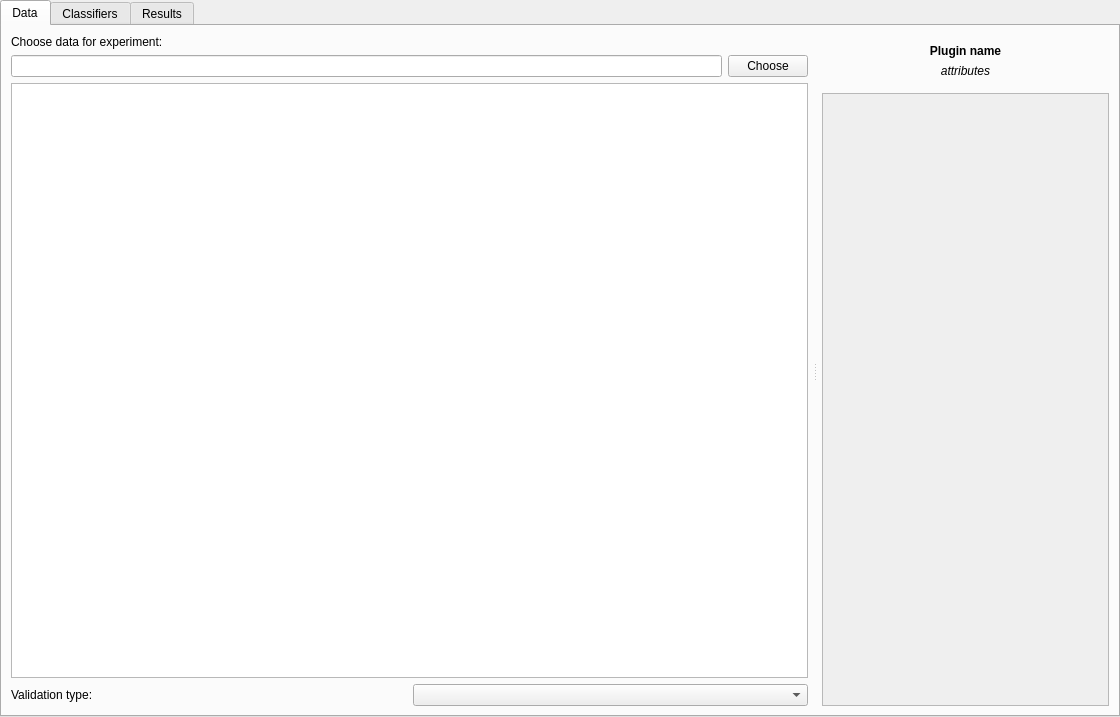
<?xml version="1.0" encoding="UTF-8"?>
<ui version="4.0">
 <class>Form</class>
 <widget class="QWidget" name="Form">
  <property name="geometry">
   <rect>
    <x>0</x>
    <y>0</y>
    <width>1120</width>
    <height>717</height>
   </rect>
  </property>
  <property name="windowTitle">
   <string>Form</string>
  </property>
  <property name="locale">
   <locale language="English" country="UnitedStates"/>
  </property>
  <layout class="QGridLayout" name="gridLayout">
   <property name="leftMargin">
    <number>0</number>
   </property>
   <property name="topMargin">
    <number>0</number>
   </property>
   <property name="rightMargin">
    <number>0</number>
   </property>
   <property name="bottomMargin">
    <number>0</number>
   </property>
   <item row="0" column="0">
    <widget class="QTabWidget" name="tabWidget">
     <property name="locale">
      <locale language="English" country="UnitedStates"/>
     </property>
     <property name="currentIndex">
      <number>0</number>
     </property>
     <widget class="QWidget" name="tabData">
      <attribute name="title">
       <string>Data</string>
      </attribute>
      <layout class="QGridLayout" name="gridLayout_2">
       <item row="0" column="0">
        <widget class="QSplitter" name="splitter">
         <property name="orientation">
          <enum>Qt::Horizontal</enum>
         </property>
         <property name="opaqueResize">
          <bool>true</bool>
         </property>
         <widget class="QWidget" name="verticalLayoutWidget">
          <layout class="QVBoxLayout" name="verticalLayout" stretch="0,0,0,0">
           <property name="rightMargin">
            <number>5</number>
           </property>
           <item>
            <widget class="QLabel" name="label_2">
             <property name="text">
              <string>Choose data for experiment:</string>
             </property>
            </widget>
           </item>
           <item>
            <layout class="QHBoxLayout" name="horizontalLayout">
             <item>
              <widget class="QLineEdit" name="pathToData">
               <property name="readOnly">
                <bool>true</bool>
               </property>
              </widget>
             </item>
             <item>
              <widget class="QPushButton" name="buttonChooseData">
               <property name="styleSheet">
                <string notr="true"/>
               </property>
               <property name="text">
                <string>Choose</string>
               </property>
              </widget>
             </item>
            </layout>
           </item>
           <item>
            <widget class="QTableView" name="tableDataAttributes">
             <property name="styleSheet">
              <string notr="true"/>
             </property>
             <property name="editTriggers">
              <set>QAbstractItemView::AllEditTriggers</set>
             </property>
             <property name="selectionMode">
              <enum>QAbstractItemView::SingleSelection</enum>
             </property>
             <property name="selectionBehavior">
              <enum>QAbstractItemView::SelectRows</enum>
             </property>
             <property name="showGrid">
              <bool>false</bool>
             </property>
             <attribute name="horizontalHeaderCascadingSectionResizes">
              <bool>true</bool>
             </attribute>
             <attribute name="horizontalHeaderStretchLastSection">
              <bool>false</bool>
             </attribute>
             <attribute name="verticalHeaderVisible">
              <bool>false</bool>
             </attribute>
             <attribute name="verticalHeaderHighlightSections">
              <bool>false</bool>
             </attribute>
            </widget>
           </item>
           <item>
            <layout class="QHBoxLayout" name="horizontalLayout_2">
             <item>
              <widget class="QLabel" name="label_3">
               <property name="text">
                <string>Validation type:</string>
               </property>
              </widget>
             </item>
             <item>
              <widget class="QComboBox" name="comboBoxValidation"/>
             </item>
            </layout>
           </item>
          </layout>
         </widget>
         <widget class="QWidget" name="verticalLayoutWidget_2">
          <layout class="QVBoxLayout" name="verticalLayout_2" stretch="0,0">
           <property name="leftMargin">
            <number>5</number>
           </property>
           <item>
            <widget class="QWidget" name="dataPluginAttributesHeader" native="true">
             <layout class="QVBoxLayout" name="dataPropertiesHeader">
              <item>
               <widget class="QLabel" name="dataPluginNameShownAttributes">
                <property name="font">
                 <font>
                  <weight>75</weight>
                  <bold>true</bold>
                 </font>
                </property>
                <property name="text">
                 <string>Plugin name</string>
                </property>
                <property name="scaledContents">
                 <bool>false</bool>
                </property>
                <property name="alignment">
                 <set>Qt::AlignCenter</set>
                </property>
                <property name="wordWrap">
                 <bool>true</bool>
                </property>
               </widget>
              </item>
              <item>
               <widget class="QLabel" name="label">
                <property name="font">
                 <font>
                  <weight>50</weight>
                  <italic>true</italic>
                  <bold>false</bold>
                  <underline>false</underline>
                 </font>
                </property>
                <property name="text">
                 <string>attributes</string>
                </property>
                <property name="alignment">
                 <set>Qt::AlignCenter</set>
                </property>
               </widget>
              </item>
             </layout>
            </widget>
           </item>
           <item>
            <widget class="QScrollArea" name="scrollArea_2">
             <property name="font">
              <font>
               <italic>false</italic>
              </font>
             </property>
             <property name="styleSheet">
              <string notr="true">QScrollArea {background-color:transparent;}
QScrollArea &gt; QWidget &gt; QWidget { background: transparent; }
QScrollArea &gt; QWidget &gt; QScrollBar { background: palette(base); }</string>
             </property>
             <property name="widgetResizable">
              <bool>true</bool>
             </property>
             <widget class="QWidget" name="dataPluginAttributesWidget">
              <property name="geometry">
               <rect>
                <x>0</x>
                <y>0</y>
                <width>258</width>
                <height>608</height>
               </rect>
              </property>
              <layout class="QGridLayout" name="gridLayout_6">
               <property name="leftMargin">
                <number>0</number>
               </property>
               <property name="topMargin">
                <number>0</number>
               </property>
               <property name="rightMargin">
                <number>0</number>
               </property>
               <property name="bottomMargin">
                <number>0</number>
               </property>
               <item row="0" column="0">
                <layout class="QGridLayout" name="dataPluginAttributesContent"/>
               </item>
              </layout>
             </widget>
            </widget>
           </item>
          </layout>
         </widget>
        </widget>
       </item>
      </layout>
     </widget>
     <widget class="QWidget" name="tabClassifiers">
      <attribute name="title">
       <string>Classifiers</string>
      </attribute>
      <layout class="QGridLayout" name="gridLayout_3">
       <item row="0" column="0">
        <widget class="QSplitter" name="splitter_2">
         <property name="orientation">
          <enum>Qt::Horizontal</enum>
         </property>
         <widget class="QWidget" name="verticalLayoutWidget_3">
          <layout class="QVBoxLayout" name="verticalLayout_3">
           <property name="spacing">
            <number>0</number>
           </property>
           <property name="rightMargin">
            <number>5</number>
           </property>
           <item>
            <widget class="QLabel" name="label_5">
             <property name="text">
              <string>Choose classifiers for testing:</string>
             </property>
            </widget>
           </item>
           <item>
            <spacer name="verticalSpacer_3">
             <property name="orientation">
              <enum>Qt::Vertical</enum>
             </property>
             <property name="sizeType">
              <enum>QSizePolicy::Preferred</enum>
             </property>
             <property name="sizeHint" stdset="0">
              <size>
               <width>20</width>
               <height>10</height>
              </size>
             </property>
            </spacer>
           </item>
           <item>
            <widget class="QScrollArea" name="scrollArea">
             <property name="autoFillBackground">
              <bool>false</bool>
             </property>
             <property name="styleSheet">
              <string notr="true"/>
             </property>
             <property name="sizeAdjustPolicy">
              <enum>QAbstractScrollArea::AdjustToContents</enum>
             </property>
             <property name="widgetResizable">
              <bool>true</bool>
             </property>
             <widget class="QWidget" name="scrollAreaWidget">
              <property name="geometry">
               <rect>
                <x>0</x>
                <y>0</y>
                <width>780</width>
                <height>549</height>
               </rect>
              </property>
              <property name="mouseTracking">
               <bool>false</bool>
              </property>
              <property name="tabletTracking">
               <bool>false</bool>
              </property>
              <property name="styleSheet">
               <string notr="true"/>
              </property>
              <layout class="QVBoxLayout" name="verticalLayout_6">
               <item>
                <layout class="QVBoxLayout" name="testClassifiersLayout">
                 <property name="sizeConstraint">
                  <enum>QLayout::SetNoConstraint</enum>
                 </property>
                </layout>
               </item>
              </layout>
             </widget>
            </widget>
           </item>
           <item>
            <spacer name="verticalSpacer">
             <property name="orientation">
              <enum>Qt::Vertical</enum>
             </property>
             <property name="sizeType">
              <enum>QSizePolicy::Minimum</enum>
             </property>
             <property name="sizeHint" stdset="0">
              <size>
               <width>20</width>
               <height>10</height>
              </size>
             </property>
            </spacer>
           </item>
           <item alignment="Qt::AlignHCenter">
            <widget class="QToolButton" name="buttonAddClassifierOption">
             <property name="text">
              <string>...</string>
             </property>
             <property name="icon">
              <iconset>
               <normaloff>../icons/plus.svg</normaloff>../icons/plus.svg</iconset>
             </property>
             <property name="iconSize">
              <size>
               <width>64</width>
               <height>64</height>
              </size>
             </property>
            </widget>
           </item>
          </layout>
         </widget>
         <widget class="QWidget" name="verticalLayoutWidget_4">
          <layout class="QVBoxLayout" name="verticalLayout_4">
           <property name="leftMargin">
            <number>5</number>
           </property>
           <item>
            <widget class="QWidget" name="classifierPluginAttributesHeader" native="true">
             <layout class="QVBoxLayout" name="classifierPropertiesHeader">
              <item>
               <widget class="QLabel" name="classifierPluginNameShownAttributes">
                <property name="font">
                 <font>
                  <weight>75</weight>
                  <bold>true</bold>
                 </font>
                </property>
                <property name="text">
                 <string>Plugin name</string>
                </property>
                <property name="alignment">
                 <set>Qt::AlignCenter</set>
                </property>
               </widget>
              </item>
              <item>
               <widget class="QLabel" name="label_8">
                <property name="font">
                 <font>
                  <italic>true</italic>
                 </font>
                </property>
                <property name="text">
                 <string>attributes</string>
                </property>
                <property name="alignment">
                 <set>Qt::AlignCenter</set>
                </property>
               </widget>
              </item>
             </layout>
            </widget>
           </item>
           <item>
            <widget class="QScrollArea" name="scrollArea_3">
             <property name="styleSheet">
              <string notr="true">QScrollArea {background-color:transparent;}
QScrollArea &gt; QWidget &gt; QWidget { background: transparent; }
QScrollArea &gt; QWidget &gt; QScrollBar { background: palette(base); }</string>
             </property>
             <property name="widgetResizable">
              <bool>true</bool>
             </property>
             <widget class="QWidget" name="classifierPluginAttributesWidget">
              <property name="geometry">
               <rect>
                <x>0</x>
                <y>0</y>
                <width>296</width>
                <height>608</height>
               </rect>
              </property>
              <property name="autoFillBackground">
               <bool>true</bool>
              </property>
              <layout class="QGridLayout" name="gridLayout_8">
               <property name="leftMargin">
                <number>0</number>
               </property>
               <property name="topMargin">
                <number>0</number>
               </property>
               <property name="rightMargin">
                <number>0</number>
               </property>
               <property name="bottomMargin">
                <number>0</number>
               </property>
               <item row="0" column="1">
                <layout class="QGridLayout" name="classifierPluginAttributesContent"/>
               </item>
              </layout>
             </widget>
            </widget>
           </item>
          </layout>
         </widget>
        </widget>
       </item>
      </layout>
     </widget>
     <widget class="QWidget" name="tabResults">
      <attribute name="title">
       <string>Results</string>
      </attribute>
      <layout class="QGridLayout" name="gridLayout_4">
       <item row="0" column="0">
        <widget class="QStackedWidget" name="stackedWidget">
         <widget class="QWidget" name="pageNoResults">
          <layout class="QGridLayout" name="gridLayout_5">
           <item row="0" column="0">
            <layout class="QVBoxLayout" name="verticalLayout_11">
             <property name="spacing">
              <number>10</number>
             </property>
             <item>
              <widget class="QLabel" name="label_6">
               <property name="minimumSize">
                <size>
                 <width>0</width>
                 <height>0</height>
                </size>
               </property>
               <property name="styleSheet">
                <string notr="true"/>
               </property>
               <property name="text">
                <string>No results.</string>
               </property>
               <property name="alignment">
                <set>Qt::AlignBottom|Qt::AlignHCenter</set>
               </property>
              </widget>
             </item>
             <item alignment="Qt::AlignHCenter">
              <widget class="QToolButton" name="toolButton_2">
               <property name="text">
                <string>...</string>
               </property>
               <property name="icon">
                <iconset>
                 <normaloff>../icons/play.svg</normaloff>../icons/play.svg</iconset>
               </property>
               <property name="iconSize">
                <size>
                 <width>128</width>
                 <height>128</height>
                </size>
               </property>
              </widget>
             </item>
             <item alignment="Qt::AlignHCenter|Qt::AlignTop">
              <widget class="QLabel" name="label_7">
               <property name="styleSheet">
                <string notr="true"/>
               </property>
               <property name="text">
                <string>First run the experiment.</string>
               </property>
              </widget>
             </item>
            </layout>
           </item>
          </layout>
         </widget>
         <widget class="QWidget" name="pageResults"/>
        </widget>
       </item>
      </layout>
     </widget>
    </widget>
   </item>
  </layout>
 </widget>
 <resources/>
 <connections/>
</ui>
